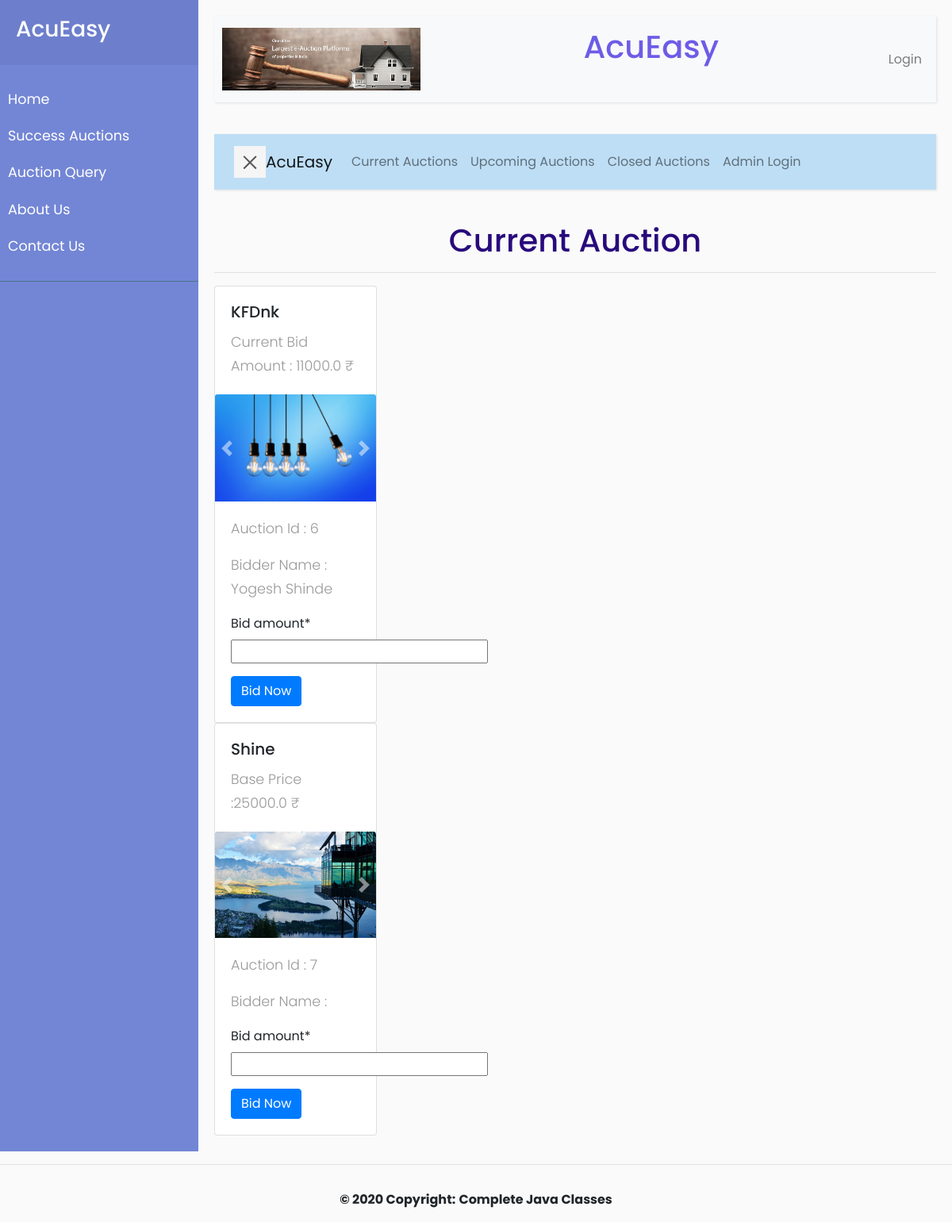
The page / on the database its author committed.
### Auction/models.py (models this page shows, shortened)
class CurrentAuction(models.Model):
    currentauction_id = models.AutoField(primary_key=True)
    auctiondetails = models.OneToOneField(AuctionDetails, models.DO_NOTHING)

class AuctionDetails(models.Model):
    auctiondetails_id = models.AutoField(primary_key=True)
    auctiondetails_date = models.DateTimeField()
    productinformation = models.ForeignKey(
        ProductInformation, on_delete=models.CASCADE)

class CurrentBid(models.Model):
    currentbid_id = models.AutoField(primary_key=True)
    currentbid_time = models.TimeField()
    currentbid_amount = models.FloatField()
    currentauction = models.ForeignKey(
        CurrentAuction, on_delete=models.CASCADE)
    bidder = models.ForeignKey(Bidder, on_delete=models.CASCADE)

class Bidder(models.Model):
    bidder_id = models.AutoField(primary_key=True)
    bidder_type = models.CharField(max_length=36)
    user = models.ForeignKey(User, on_delete=models.CASCADE)

### Product/models.py (models this page shows, shortened)
class ProductInformation(models.Model):
    productinformation_id = models.AutoField(primary_key=True)
    productcategory = models.ForeignKey(ProductCategory, on_delete=models.CASCADE)
    productsubcategory = models.ForeignKey(ProductSubcategory, on_delete=models.CASCADE)
    productinformation_name=models.CharField(max_length=36)
    productinformation_details = models.TextField()
    user = models.ForeignKey(User, on_delete=models.CASCADE)
    product_verify = models.BooleanField(default=False)
    productinformation_baseprice=models.FloatField()

class ProductImages(models.Model):
    productimages_id = models.AutoField(primary_key=True)
    productinformation = models.ForeignKey(ProductInformation, on_delete=models.CASCADE)
    productimages_image = models.FileField(upload_to="product/")

### User/models.py (models this page shows, shortened)
class User(models.Model):
    user_id = models.AutoField(primary_key=True)
    user_name = models.CharField(max_length=36)
    user_username = models.CharField(max_length=36)
    user_password = models.CharField(max_length=36)
    user_confirm_password = models.CharField(max_length=36)
    user_email = models.EmailField()
    user_contact = models.IntegerField()
    GENDER_MALE = 0
    GENDER_FEMALE = 1
    GENDER_CHOICES = [(GENDER_MALE, 'Male'), (GENDER_FEMALE, 'Female')]
    gender = models.IntegerField(choices=GENDER_CHOICES)
    idproof = models.ManyToManyField(IdProof)
    idproof_images=models.ImageField(upload_to='idproof/')
    country = models.ForeignKey(Country, on_delete=models.CASCADE)
    state = models.ForeignKey(State, on_delete=models.CASCADE)
    city = models.ForeignKey(City, on_delete=models.CASCADE)
    area = models.ForeignKey(Area, on_delete=models.CASCADE)

### User/views.py (the view)
# urls.py: path('',UserGuest.as_view()),
class UserGuest(View):
    objAuction = CurrentAuction.objects.all()
    bidList = []
    amount = []
    cform = CurrentBidForm
    def get(self, request):
        self.bidList.clear()
        self.amount.clear()
        form = self.cform()
        for obj in self.objAuction:
            currentbid = obj.currentbid_set.all().last()
            if currentbid:
                bidder = currentbid.bidder
                amount = bidder.currentbid_set.all().last()
                self.amount.append(amount.currentbid_amount)
                self.bidList.append(bidder)
            else:
                self.amount.append(None)
                self.bidList.append(None)
        data = zip(self.objAuction, self.bidList, self.amount)
        return render(request, 'User/home.html',{'data': data, 'form': form})

### Auction/forms.py
class CurrentBidForm(forms.Form):
    bid_amount = forms.FloatField()

### User/templates/User/home.html (shortened to what this page needs)
{% extends 'AcuEasy/user_guest.html'%} {% load static %}
  {% load crispy_forms_tags %}
  {% block body %}
  <div align="center">
    <h1>Current Auction</h1>
  </div>
  <hr>
  {% for product,bidder,amount in data %}
  <div class="row">
    <div class="col-sm-3">
      <form action="/auction/current-bid/{{product.currentauction_id}}/" method="POST" enctype="multipart/form-data">
        <div class="card">
          <div class="card-body">
            <h5 class="card-title">
              {{product.auctiondetails.productinformation.productinformation_name}}
            </h5>
            <p class="card-text">
              {% if bidder %}
              Current Bid Amount : {{amount}} &#8377;
              {% else %}
              Base Price :{{product.auctiondetails.productinformation.productinformation_baseprice}} &#8377;
              {% endif %}
            </p>
          </div>
          <div id="carouselExampleControls" class="carousel slide" data-ride="carousel">
            <a href="/auction/product-detail/{{product.auctiondetails_id}}/">
              <div class="carousel-inner">
                {% for prodimage in product.auctiondetails.productinformation.productimages_set.all%}
                {% if forloop.first %}
                <div class="carousel-item active">
                  <img class="card-img-top" src="{{prodimage.productimages_image.url}}" alt="Card image cap" />
                </div>
                {% else %}
                <div class="carousel-item">
                  <img class="card-img-top" src="{{prodimage.productimages_image.url}}" alt="Card image cap" />
                </div>
                {% endif %}
                {% endfor %}
              </div>
            </a>
            <a class="carousel-control-prev" href="#carouselExampleControls" role="button" data-slide="prev">
              <span class="carousel-control-prev-icon" aria-hidden="true"></span>
            </a>
            <a class="carousel-control-next" href="#carouselExampleControls" role="button" data-slide="next">
              <span class="carousel-control-next-icon" aria-hidden="true"></span>
            </a>
          </div>
          <div class="card-body">
            <p class="card-text">
              Auction Id : {{product.auctiondetails_id}}
            </p>
            <p class="card-text">
              Bidder Name :
              {% if bidder %}
              {{bidder.user.user_name}}
              {% endif %}
            </p>
            <p>{{form | crispy }}</p>
            <button class="btn btn-primary">Bid
              Now</button>
          </div>
        </div>
      </form>
    </div>
  </div>
  {% endfor %}
  {% endblock %}

### static/css/base.css (style rules this page uses)
body { font-family: 'Poppins', sans-serif; background: #fafafa; }
p { font-family: 'Poppins', sans-serif; font-size: 1.1em; font-weight: 300; line-height: 1.7em; color: #999; }
a, a:hover, a:focus { color: inherit; text-decoration: none; transition: all 0.3s; }

### User/templates/User/home.html (style rules this page uses)
h1 { color: #280a7c; }

### rows shown on the page
CurrentAuction: auctiondetails.productinformation.productinformation_name "KFDnk", currentbid_amount "11000.0", auctiondetails_id "6", user.user_name "Yogesh Shinde"
ProductImages: productimages_image (picture)
CurrentAuction: auctiondetails.productinformation.productinformation_name "Shine", auctiondetails.productinformation.productinformation_baseprice "25000.0", auctiondetails_id "7"
ProductImages: productimages_image (picture)
